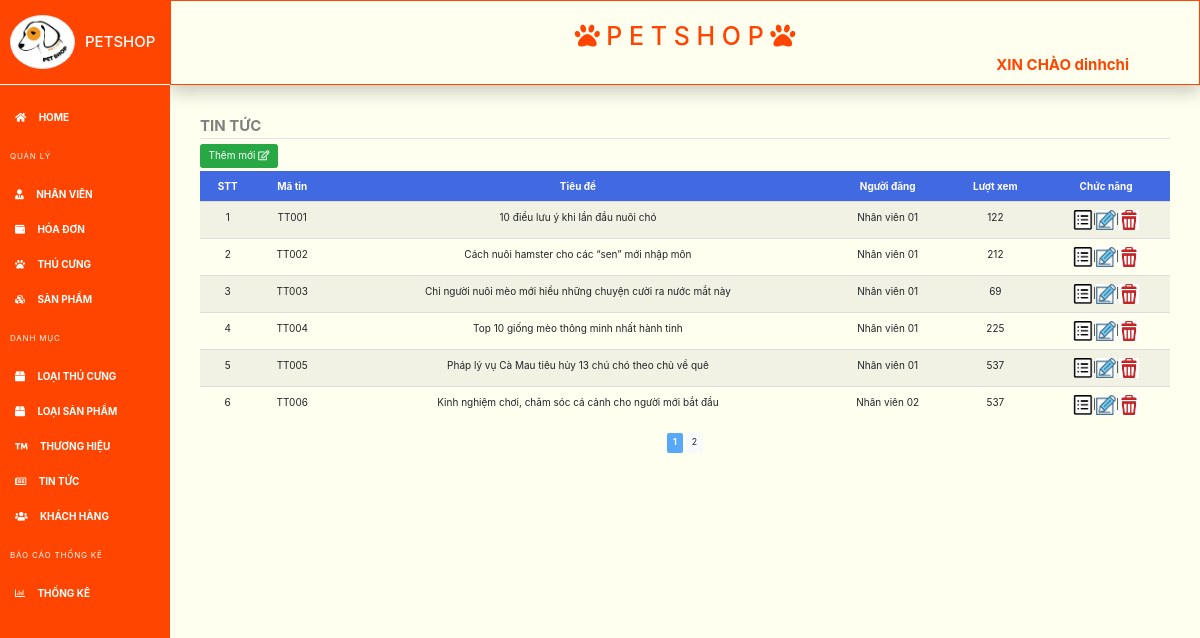
Page /index-tintuc.php (signed in) on the committed database.
### tables this page shows
CREATE TABLE `tin_tuc` (
  `ma_tin_tuc` varchar(10) NOT NULL,
  `tieu_de` varchar(100) NOT NULL,
  `anh_bia` varchar(50) NOT NULL,
  `tom_tat` text NOT NULL,
  `noi_dung` text NOT NULL,
  `luot_xem` int(11) NOT NULL,
  `ma_nv` varchar(10) NOT NULL
);

CREATE TABLE `quan_tri` (
  `ma_qt` varchar(10) NOT NULL,
  `ho_ten` varchar(100) NOT NULL,
  `gioi_tinh` int(11) NOT NULL,
  `sdt` varchar(11) NOT NULL,
  `dia_chi` varchar(200) NOT NULL,
  `anh_dai_dien` text NOT NULL,
  `username` varchar(20) NOT NULL,
  `password` varchar(20) NOT NULL
);

### index-tintuc.php (the view, shortened to what this page needs)
<?php
	include 'include/header-ad.php';
	include 'connection/connect.php';
    $rowPerPage=6;
    $offset=($_GET['page']-1)*$rowPerPage;
    $result = mysqli_query($dbc,'SELECT * FROM tin_tuc join quan_tri on tin_tuc.ma_nv = quan_tri.ma_qt LIMIT '.$offset.','.$rowPerPage);
    if(mysqli_num_rows($result) == 0){
        echo "Chưa có dữ liệu";
    }
    else
    {
        echo " <fieldset>
     <legend>TIN TỨC</legend>
        <a class='btn btn-success mb-1' href='create-tintuc.php'>Thêm mới <i class='far fa-edit'></i></a>
        <table class='table table-striped' width='100%'>
            <thead>
                <td><b>STT</b></td>
                <td><b>Mã tin</b></td>
                <td><b>Tiêu đề</b></td>
                <td><b>Người đăng</b></td>
                <td><b>Lượt xem</b></td>
                <td><b>Chức năng</b></td>
            </thead>";
        $stt=1;
        while ($row = mysqli_fetch_array($result))
        {
                echo "<tr>";
                echo "<td>$stt</td>";
                echo "<td>$row[0]</td>";
                echo "<td>$row[1]</td>";
                echo "<td>$row[8]</td>";
                echo "<td>$row[5]</td>";
                echo "<td><a class='edit-btn' href='details-tintuc.php?ma_tin_tuc=".$row[0]."'><abbr title='truy cập bài đăng'><img src='images/details.png' width='20px' height='20px' /></abbr></a>|<a class='edit-btn' href='edit-tintuc.php?ma_tin_tuc=".$row[0]."'><abbr title='sửa bài đăng'><img src='images/edit.png' width='20px' height='20px' /></abbr></a>|<a class='edit-btn' onclick='delete();' href='delete-tintuc.php?ma_tin_tuc=".$row[0]."'><abbr title='xóa bài'><img src='images/delete.png' width='20px' height='20px' /></abbr></a></td>";
                echo "</tr>";
            $stt+=1;
        }
        echo '</table>';
        $re = mysqli_query($dbc, 'select * from tin_tuc');
        $numRow = mysqli_num_rows($re);
        $maxPage = floor($numRow/$rowPerPage)+1;
        echo '<center>';
        for ($i=1 ; $i<=$maxPage ; $i++)
        {   if ($i == $_GET['page'])
            {
                echo '<a class="btn btn-sm page-number disabled bg-primary"><b style="color:white">'.$i.'</b></a> ';
            }
            else
            echo "<a class='btn btn-sm btn-light' href=".$_SERVER['PHP_SELF']. "?page=".$i.">".$i."</a> ";
        }
        echo '</center> </fieldset>';
    }
 ?>

### include/style-ad.css (style rules this page uses)
a { color: white; font-weight: bold; }
body { min-height: 100vh; overflow-x: hidden; background-color: #FFFFF0 ; }
legend { color: #808080; font-weight: bold; }
thead { background-color: RoyalBlue; color: white; }
td { text-align: center; }

### rows in the picture
tin_tuc: ma_tin_tuc "TT001", tieu_de "10 điều lưu ý khi lần đầu nuôi chó", ma_nv.ho_ten "Nhân viên 01", luot_xem "122"
tin_tuc: ma_tin_tuc "TT002", tieu_de "Cách nuôi hamster cho các “sen” mới nhập môn", ma_nv.ho_ten "Nhân viên 01", luot_xem "212"
tin_tuc: ma_tin_tuc "TT003", tieu_de "Chỉ người nuôi mèo mới hiểu những chuyện cười ra nước mắt này", ma_nv.ho_ten "Nhân viên 01", luot_xem "69"
tin_tuc: ma_tin_tuc "TT004", tieu_de "Top 10 giống mèo thông minh nhất hành tinh", ma_nv.ho_ten "Nhân viên 01", luot_xem "225"
tin_tuc: ma_tin_tuc "TT005", tieu_de "Pháp lý vụ Cà Mau tiêu hủy 13 chú chó theo chủ về quê", ma_nv.ho_ten "Nhân viên 01", luot_xem "537"
tin_tuc: ma_tin_tuc "TT006", tieu_de "Kinh nghiệm chơi, chăm sóc cá cảnh cho người mới bắt đầu", ma_nv.ho_ten "Nhân viên 02", luot_xem "537"

### other values in the picture
$_SESSION['username'] "dinhchi"
